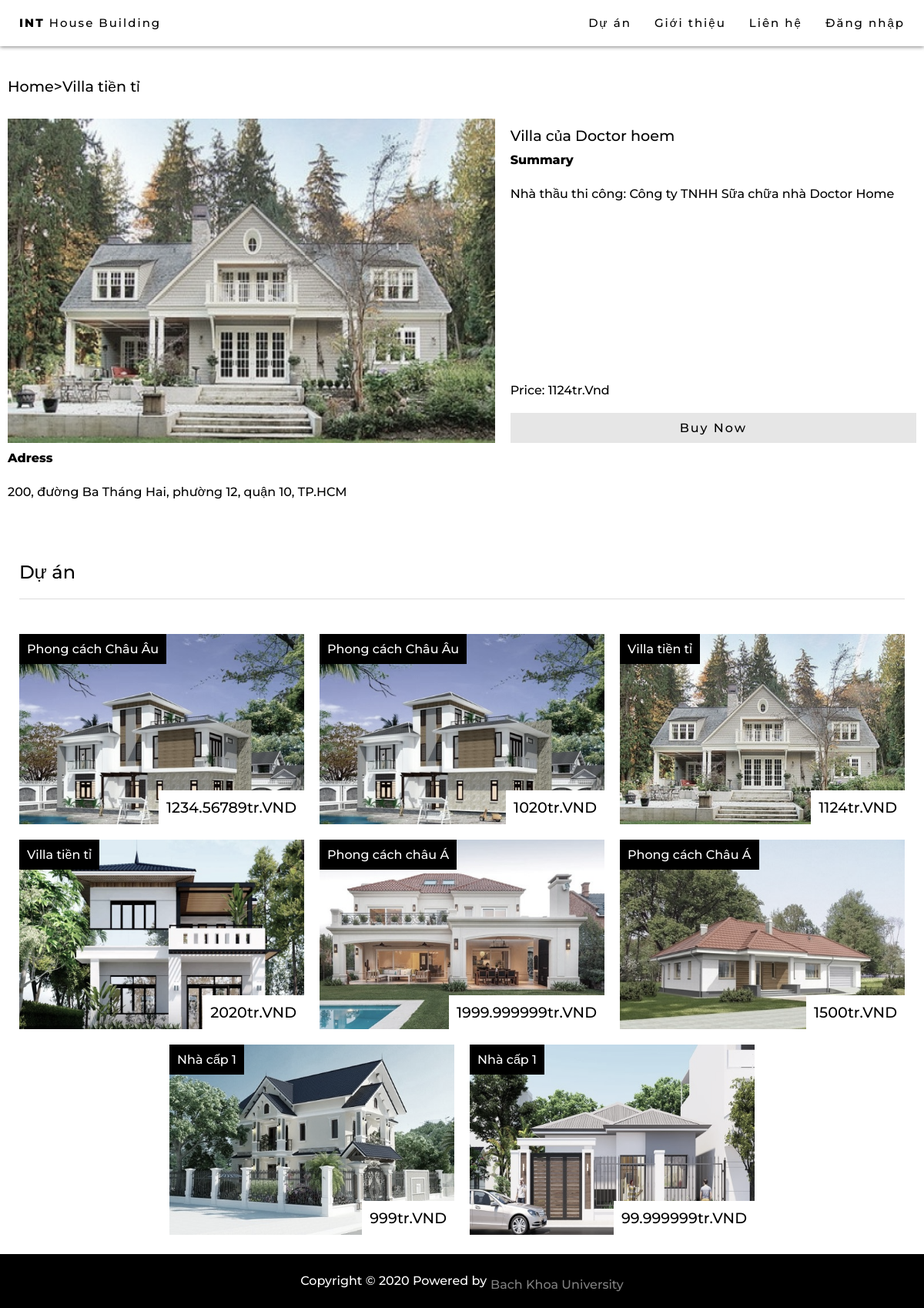
The app's page /product.php?id=3 with its own data.
### tables this page shows
CREATE TABLE `post` (
  `id` int(5) NOT NULL,
  `cost` int(15) NOT NULL,
  `category` varchar(100) NOT NULL,
  `poster` int(11) NOT NULL,
  `content` varchar(500) NOT NULL,
  `img` varchar(100) NOT NULL DEFAULT 'house.png',
  `title` varchar(100) NOT NULL,
  `address` varchar(8000) NOT NULL
);

### product.php (the view, shortened to what this page needs)
    <?php
    include('session.php');
    include("config.php");
    ?>
<!DOCTYPE html>
<html lang="en">
<head>
    <link rel="stylesheet" href="styleProduct.css">
    <link rel="stylesheet" href="https://cdnjs.cloudflare.com/ajax/libs/font-awesome/4.7.0/css/font-awesome.min.css">
</head>
<body>
    <div id="navbar">
        <a href="index.php" class="home button">
            <b>INT</b> House Building
        </a>
        <?php
        if (!isset($_SESSION['login_user'])) {
            echo "<a href='#' id='myBtnMobile' class='button' onclick='openModal()'> Đăng nhập</a>";
        } else {
            echo "<a href='#' id='myBtnInfo' class='button' onclick='openModalInfo()'> Hello:" . $login_session . "</a>";
        }
        ?>
        <a href="index.php#contact" class="button">
            Liên hệ
        </a>
        <a href="index.php##about" class="button">
            Giới thiệu
        </a>
        <a href="index.php#projects" class="button">
            Dự án
        </a>
    </div>
    <div class="main_content">
        <div id="products">
            <?php
                $postid = $_GET['id'];
                $sql = "SELECT * FROM post WHERE id = '$postid'";
                $result = mysqli_query($db, $sql);
                $row = mysqli_fetch_array($result, MYSQLI_ASSOC);
                echo "<h3 style='margin:30px 0px;'>Home>".$row['category']."</h3>
                <div class='sub_content_product'>
                    <div class='product-picture'>
                    <img src='./img/" . $row['img'] ."' alt='".$row['img']."' class='sub_picture'>
                    </div>
                    <div class='product-content'>
                        <div>
                            <h3>".$row['title']."</h3>
                            <b>Summary</b>
                            <p>".$row['content']."</p>
                        </div>
                        <div>
                            <h4>Price: ".(string)($row['cost'] / 1000000)."tr.Vnd
                            </h4>
                            <a href='#' class='button about'>Buy Now</a>
                        </div>
                    </div>
                </div>
                <div class='decription'>
                    <b>Adress</b>
                    <p>".$row['address']."</p>
                </div>";
            ?>
        </div>
        <div id="projects">
            <div class="sub_title">
                <h2>Dự án</h2>
            </div>
            <div class="projects_content">
                <?php
                $sql = "SELECT * FROM post ORDER BY id LIMIT 8 OFFSET 0";
                $result = mysqli_query($db, $sql);
                if ($result->num_rows > 0) {
                    while ($row = $result->fetch_assoc()) {
                        echo "<div class='sub_content' onclick='viewDetail(" . $row['id'] . ")'>
                                <img src='./img/" . $row['img'] . "' alt='house1' class='sub_picture'>
                                <div class='sub_text'>
                                    <span>" . $row['category'] . "</span>
                                </div>
                                <div class='prices'>
                                    <span>" . (string)($row['cost'] / 1000000) . "tr.VND</span>
                                </div>
                            </div>";
                    }
                }
                ?>
            </div>
        </div>
    </div>
    <footer style="width: 100%;">
        <div class="footer">Copyright © 2020 Powered by <a style="color: gray; text-decoration: none; margin-left: 5px;" href="#" target="_blank">Bach Khoa
                University</a>
        </div>
    </footer>
</body>
</html>

### styleProduct.css (style rules this page uses)
* { font-family: 'Montserrat', sans-serif; text-decoration: none; font-weight: 500; margin: unset; }
html { scroll-behavior: smooth; }
b { font-weight: 800; }
p { margin: 25px 0px; text-align: left; }
#navbar { overflow: hidden; position: fixed; top: 0; z-index: 6; background-color: white; height: 60px; width: 100%; font-size: 15px; padding: 5px 10px; box-shadow: 0 1px 5px 0 gray; box-sizing: border-box; }
.button { margin: 5px 5px; float: right; color: black; padding: 10px 10px; letter-spacing: 2px; }
.home { float: left; }
.main_content { margin-top: 60px; width: 100%; }
.sub_title { padding: 20px 25px; }
#products { width: 100%; max-width: 1550px; display: flex; flex-direction: column; margin: 5px; margin-right: auto; margin-left: auto; box-sizing: border-box; padding: 10px; background-color: white; }
.prices { position: absolute; background-color: white; color: black; padding: 10px; bottom: 10px; right: 10px; font-weight: 800; font-size: 120%; }
.sub_content_product { display: flex; position: relative; }
.sub_content { position: relative; padding: 10px; width: 25%; box-sizing: border-box; display: flex; flex-direction: column; cursor: pointer; }
@media only screen and (max-width: 1300px) { .sub_content { width: 33.333333%; } }
.product-content { display: flex; flex-direction: column; justify-content: space-between; width: 50%; margin-left: 20px; }
#projects { max-width: 1550px; width: 100%; background-color: white; margin: 0px auto; }
.projects_content { display: flex; flex-flow: row wrap; justify-content: center; position: relative; padding: 15px; }
.product-picture { position: relative; width: 60%; box-sizing: border-box; display: flex; flex-direction: column; }
.decription { margin-top: 10px; }
@media only screen and (max-width: 1300px) { .product-picture { width: 60%; } }
.sub_text { position: absolute; background-color: black; color: white; padding: 10px; top: 10px; left: 10px; }
.sub_picture { width: 100%; height: auto; filter: grayscale(50%); }
h2 { padding: 20px 0px; border-bottom: 1px solid rgb(221, 221, 221); }
h3 { font-size: 1.2em; margin: 10px 0px; }
h4 { margin: 20px 0px; }
a { color: black; margin-top: 10px; }
.button.about { background-color: rgb(230, 230, 230); width: calc(100% - 20px); text-align: center; margin: unset; }
.footer { background-color: black; color: white; width: 100%; height: 70px; display: flex; align-items: center; justify-content: center; }

### records on screen
post: category "Villa tiền tỉ", img (picture), title "Villa của Doctor hoem", content "Nhà thầu thi công: Công ty TNHH Sữa chữa nhà Doctor Home", $row['cost']/1000000 "1124", address "200, đường Ba Tháng Hai, phường 12, quận 10, TP.HCM"
post: img (picture), category "Phong cách Châu Âu", $row['cost']/1000000 "1234.56789"
post: img (picture), category "Phong cách Châu Âu", $row['cost']/1000000 "1020"
post: img (picture), category "Villa tiền tỉ", $row['cost']/1000000 "2020"
post: img (picture), category "Phong cách châu Á", $row['cost']/1000000 "1999.999999"
post: img (picture), category "Phong cách Châu Á", $row['cost']/1000000 "1500"
post: img (picture), category "Nhà cấp 1", $row['cost']/1000000 "999"
post: img (picture), category "Nhà cấp 1", $row['cost']/1000000 "99.999999"
